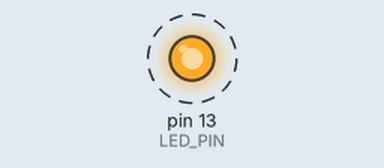
Bench run of a sketch on a simulated Arduino Uno, built with avr-gcc and run on an emulated ATmega328P. On the bench: output pins drawn as LEDs (lit = HIGH). Dashed ring = blinking.

Above: at 0.5 s.
Timing chart, 0 to 4.6 s (numbered marks = the images above):
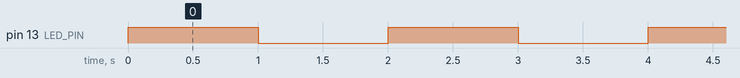

The sketch:

base_tp2_led_blink.ino
```cpp
const byte LED_PIN = 13;
const unsigned long BLINK_DELAY_MS = 1000;

void setup() {
  pinMode(LED_PIN, OUTPUT);
}

void loop() {
  digitalWrite(LED_PIN, HIGH);
  delay(BLINK_DELAY_MS);
  digitalWrite(LED_PIN, LOW);
  delay(BLINK_DELAY_MS);
}
```

Measured:
- by itself, pin 13 (LED_PIN): alternates HIGH for 1.0 s and LOW for 1.0 s
